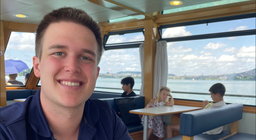
#> input picture FinalCode/result_images/image.png, 256 x 140 px, shrunk from 1076 x 587 before the run, given in place of 43.png, which was not available
$ python canny_edge_detector.py
#> lines starting #> are read from the running program, lines starting #| are printed output that depends on the picture; pictures that were not available may be replaced by others from this repository, and a replacement may not be noted
### FinalCode/convolve.py
from PIL import Image
import random
import math


class Convolve:
    def __init__(self):
        pass
    # [51 lines left out: functions convolve_2d, box, not called in this run]

    def gauss_1d(self, sigma):
        """Creates a 1D Gaussian filter based on sigma."""
        width = int(5 * sigma) | 1  # Ensure odd width
        half = width // 2

        filter_1d = [math.exp(- (x ** 2) / (2 * sigma ** 2)) for x in range(-half, half + 1)]

        # Normalize filter
        total = sum(filter_1d)
        for i in range(len(filter_1d)):
            filter_1d[i] /= total
        return filter_1d

    def convolve_horizontal(self, image, filter_1d):
        """Applies 1D convolution horizontally."""
        pixels = image.load()
        w, h = image.size
        half = len(filter_1d) // 2
        output = Image.new("L", (w, h))
        output_pixels = output.load()

        for i in range(h):
            for j in range(w):
                sum_value = 0
                for k in range(-half, half + 1):
                    idx = j + k
                    idx = max(0, min(w - 1, idx))  # Mirror edges
                    sum_value += pixels[idx, i] * filter_1d[k + half]
                output_pixels[j, i] = int(sum_value)

        return output

    def convolve_vertical(self, image, filter_1d):
        """Applies 1D convolution vertically."""
        pixels = image.load()
        w, h = image.size
        half = len(filter_1d) // 2
        output = Image.new("L", (w, h))
        output_pixels = output.load()

        for i in range(h):
            for j in range(w):
                sum_value = 0
                for k in range(-half, half + 1):
                    idx = i + k
                    idx = max(0, min(h - 1, idx))  # Mirror edges
                    sum_value += pixels[j, idx] * filter_1d[k + half]
                output_pixels[j, i] = int(sum_value)

        return output


### FinalCode/sobel.py
import numpy as np
from PIL import Image
from convolve import Convolve


class Sobel:
    # Initialize global variables

    def __init__(self, image):
        """
        Initializes the Sobel class with the image path.

        Parameters:
            image_path (str): Path to the input image.
        """
        # Load image
        self.image = image.convert("L")  # Convert to grayscale
        # Convert image to numpy array
        self.i_x = Image.new(mode="F", size=self.image.size)
        self.i_y = Image.new(mode="F", size=self.image.size)
        self.edge_orientation_image = Image.new(mode="HSV", size=self.image.size, color=(0, 0, 0))
        self.edge_orientation_array = np.zeros((self.image.size[1], self.image.size[0]), dtype=np.float32)
        self.edge_strength_image = Image.new(mode="L", size=self.image.size)
        self.cartoon_image = Image.new(mode="L", size=self.image.size)


    def Sobel(self, image):
        """
        Applies the Sobel operator to an image to detect edges.

        Parameters:
            image (numpy.ndarray): Input image.

        Returns:
            numpy.ndarray: Image with Sobel operator applied.
        """
        # Convert to grayscale
        image = image.convert("L")
        # Create Convolve object
        convolve_obj = Convolve()

        # Define Sobel kernels
        sobel_x_vertical = sobel_y_horizontal = np.array([3, 10, 3])
        sobel_x_horizontal = sobel_y_vertical = np.array([-1, 0, 1])

        # Convolve with Sobel kernels
        i_x = convolve_obj.convolve_horizontal(image, sobel_x_horizontal)
        i_x = convolve_obj.convolve_vertical(i_x, sobel_x_vertical)

        i_y = convolve_obj.convolve_vertical(image, sobel_y_vertical)
        i_y = convolve_obj.convolve_horizontal(i_y, sobel_y_horizontal)

        # Convert to Image objects
        self.i_x = i_x
        self.i_y = i_y
        self.edge_strength_image = self.create_edge_strength_image(image, i_x, i_y)
        self.edge_orientation_image, self.edge_orientation_array = self.create_edge_orientation_image(image, i_x, i_y)
        return self.combine_images(image, i_x, i_y)

    def combine_images(self, image, i_x, i_y):
        #Merge the two images
        image_combined = Image.new(mode="F", size=image.size)
        for v in range(image_combined.size[1]):
            for u in range(image_combined.size[0]):
                # Get pixel values from both images
                pixel_x = i_x.getpixel((u, v))
                pixel_y = i_y.getpixel((u, v))

                # Set pixel value in combined image
                image_combined.putpixel((u, v), (pixel_x + pixel_y) / 2)
        return image_combined

    def create_edge_orientation_image(self, image, i_x, i_y):
         # Calculate magnitude of gradients
        edge_orientation_image = Image.new(mode="HSV", size=image.size)
        edge_orientation_array = np.zeros((image.size[1], image.size[0]), dtype=np.float32)
        for v in range(edge_orientation_image.size[1]):
            for u in range(edge_orientation_image.size[0]):
                # Get pixel values from both images
                pixel_x = i_x.getpixel((u, v))
                pixel_y = i_y.getpixel((u, v))

                # Calculate orientation of gradients
                if pixel_x == 0:
                    orientation = 0
                else:
                    orientation = np.arctan(pixel_y / pixel_x)
                # Convert orientation to degrees
                orientation = np.degrees(orientation) % 360
                # Normalize orientation to range [0, 255]
                orientation = int(orientation / 360 * 255)
                # Set pixel value in edge orientation image
                edge_orientation_image.putpixel((u, v), (int(orientation), 100, 100))
                edge_orientation_array[v, u] = int(orientation)  # Set pixel value in edge orientation image
        return edge_orientation_image, edge_orientation_array

    def create_edge_strength_image(self, image, i_x, i_y):
        #Create Edge Strength Image
        edge_strength_image = Image.new(mode="L", size=image.size)
        # Calculate magnitude of gradients
        for v in range(edge_strength_image.size[1]):
            for u in range(edge_strength_image.size[0]):
                # Get pixel values from both images
                pixel_x = i_x.getpixel((u, v))
                pixel_y = i_y.getpixel((u, v))

                # Calculate magnitude of gradients
                magnitude = np.sqrt(pixel_x**2 + pixel_y**2)
                # Normalize magnitude to range [0, 255]
                magnitude = int(magnitude / np.sqrt(255**2 + 255**2) * 255)
                # Set pixel value in edge strength image
                edge_strength_image.putpixel((u, v), magnitude)
        return edge_strength_image

    def get_i_x(self):
        return self.i_x

    def get_i_y(self):
        return self.i_y

    def get_edge_strength(self):
        self.edge_strength_image.show()
        return self.edge_strength_image

    def get_edge_orientation(self):
        return self.edge_orientation_array

    def get_edge_orientation_image(self):
        return self.edge_orientation_image

# [8 lines left out: function main, not called in this run]

        # [19 lines of commented-out code are left out]

# [2 lines that do not run on import are left out]

### FinalCode/canny_edge_detector.py
import numpy as np
from PIL import Image
from sobel import Sobel
from convolve import Convolve

class Canny:
    def __init__(self, image, low_threshold=0.1, high_threshold=0.7):
        img = image.convert("L")  # Ensure grayscale
        img = self.gauss_convolve(img, sigma=1.0)  # Apply Gaussian filter

        sobel_obj = Sobel(img)
        sobel_obj.Sobel(img)


        self.image = np.array(img, dtype=np.float32)
        self.width, self.height = img.size
        self.low_threshold = low_threshold
        self.high_threshold = high_threshold

        self.edge_strength = np.array(sobel_obj.get_edge_strength(), dtype=np.float32)
        self.edge_direction = np.array(sobel_obj.get_edge_orientation(), dtype=np.float32)


        # [9 lines of commented-out code are left out]
        self.nms_image = self.non_max_suppression()
        self.double_threshold_array, self.weak, self.strong = self.double_threshold(self.nms_image, self.low_threshold, self.high_threshold)
        self.canny_image = self.hysteresis(self.double_threshold_array, self.weak, self.strong)

    def gauss_convolve(self, image, sigma=1.0):
        convolve_obj = Convolve()

        #img.show()
        gauss_filter = convolve_obj.gauss_1d(sigma)  # Apply Gaussian filter
        image = convolve_obj.convolve_horizontal(image, gauss_filter)
        image = convolve_obj.convolve_vertical(image, gauss_filter)
        return image

    def non_max_suppression(self):
        # Initializing variables D is the gradient direction image, Z is the non-max suppression array
        # and img is the edge strength image
        N, M = self.edge_strength.shape
        D = self.edge_direction.copy()
        Z = np.zeros((N,M), dtype=np.float32)
        strength = self.edge_strength.copy()

        # Calculate the gradient direction from the edge strength image into degrees
        # For each pixel in the image, calculate the gradient direction and store it in D
        D = D * 180 / np.pi
        D = np.where(D < 0, D + 180, D)  # Ensure all angles are positive

        # [12 lines of commented-out code are left out]
        for j in range(1,M-1):
            for i in range(1,N-1):
                try:
                    q = 255
                    r = 255
                    angle = D[i,j]  # Get the gradient direction
                    magnitude = strength[i,j]  # Get the edge strength
                    #angle 0
                    if (0 <= angle < 22.5) or (157.5 <= angle <= 180):
                        q = strength[i,j+1]
                        r = strength[i,j-1]
                    #angle 45
                    elif (22.5 <= angle < 67.5):
                        q = strength[i+1,j-1]
                        r = strength[i-1,j+1]
                    #angle 90
                    elif (67.5 <= angle < 112.5):
                        q = strength[i+1,j]
                        r = strength[i-1,j]
                    #angle 135
                    elif (112.5 <= angle < 157.5):
                        q = strength[i-1,j-1]
                        r = strength[i+1,j+1]

                    if (magnitude >= q) and (magnitude >= r):
                        Z[i,j] = magnitude
                    else:
                        Z[i,j] = 0

                except IndexError as e:
                    pass

        return Z

    def double_threshold(self, nms_array, lowThresholdRatio=0.1, highThresholdRatio=0.5):
        # Initialize the thresholds, nms_array is the non-max suppression array
        # lowThresholdRatio and highThresholdRatio are the ratios of the maximum value in the nms_array
        # res is the double threshold array
        highThreshold = nms_array.max() * highThresholdRatio
        #print("highThreshold: ", highThreshold)
        lowThreshold = highThreshold * lowThresholdRatio

        # M, N = nms_array.shape
        # res = np.zeros((M,N), dtype=np.int32)

        # Set the strong and weak pixel values
        weak = 25
        strong = 255

        res = np.where(nms_array >= highThreshold, strong, 0)  # Set strong pixels
        res = np.where((nms_array < highThreshold) & (nms_array >= lowThreshold), weak, res)  # Set weak pixels

        # [16 lines of commented-out code are left out]

        return (res, weak, strong)

    def hysteresis(self, res, weak, strong=255):
        # Initialize the hysteresis function, res is the double threshold array
        # weak and strong are the pixel values for weak and strong pixels
        N, M = res.shape
        img = Image.new("L", (M, N), 0)

        # Loop through the image and set the pixel values based on the weak and strong pixels
        # The weak pixels are set to 255 if they are connected to a strong pixel (8-connectivity)
        # Otherwise, they are set to 0
        for i in range(1, N-1):
            for j in range(1, M-1):
                if (res[i][j] == weak):
                    try:
                        if ((res[i+1][j-1] == strong) or (res[i+1][j] == strong) or (res[i+1][j+1] == strong)
                            or (res[i][j-1] == strong) or (res[i][j+1] == strong)
                            or (res[i-1][j-1] == strong) or (res[i-1][j] == strong) or (res[i-1][j+1] == strong)):
                            img.putpixel((j, i), strong)
                            res[i][j] = strong
                        else:
                            img.putpixel((j, i), 0)
                    except IndexError as e:
                        pass
                elif (res[i][j] == strong):
                    img.putpixel((j, i), 255)
        return img
    def get_canny_image(self):
        return self.canny_image

if __name__ == "__main__":
    image_path = "flower_frames\\43.png"
    im = Image.open(image_path).convert('L')
    canny = Canny(im)
#> in convolve_horizontal, `output = Image.new("L", (w, h))`: output: PIL image 256x140 L; every value is 0
#> in __init__, `self.i_x = Image.new(mode="F", size=self.image.size)`: self.i_x: PIL image 256x140 F; every value is 0
#> in __init__, `self.edge_orientation_image = Image.new(mode="HSV", size=self.image.si..`: self.edge_orientation_image: PIL image 256x140 HSV; every value is 0
#> after the loop in create_edge_strength_image, `for v in range(edge_strength_image.size[1]):`:
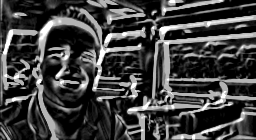
#> edge_strength_image: PIL image 256x140 L; min 0, max 255, mean 65.2
#> after the loop in create_edge_orientation_image, `for v in range(edge_orientation_image.size[1]):`:
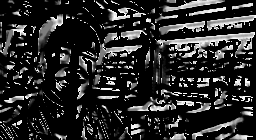
#> edge_orientation_array: shape (140, 256) float32; min 0, max 63, mean 10.7; drawn with min black and max white
#> after the loop in create_edge_orientation_image, `for v in range(edge_orientation_image.size[1]):`: edge_orientation_image: PIL image 256x140 HSV; mean H, S, V 10.7, 100, 100
#> after the loop in combine_images, `for v in range(image_combined.size[1]):`:
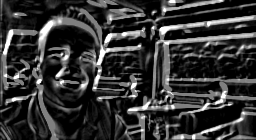
#> image_combined: PIL image 256x140 F; min 0, max 255, mean 52.9
#> after the loop in non_max_suppression, `for j in range(1,M-1):`:
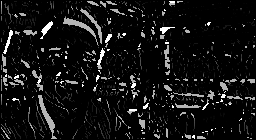
#> Z: shape (140, 256) float32; min 0, max 255, mean 19.4
#> in double_threshold, `highThreshold = nms_array.max() * highThresholdRatio`: highThreshold = 178.5
#> in double_threshold, `lowThreshold = highThreshold * lowThresholdRatio`: lowThreshold = 17.85
#> in double_threshold, `res = np.where(nms_array >= highThreshold, strong, 0)`: res: shape (140, 256) int64; 7.8% white in thin lines or dots
#> in double_threshold, `res = np.where((nms_array < highThreshold) & (nms_array >= lowThreshol..`:
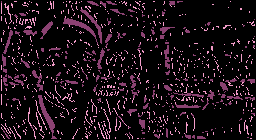
#> res: shape (140, 256) int64; 3 distinct labels, from 0 to 255; one colour per label, 0 black
#> in __init__, `self.double_threshold_array, self.weak, self.strong = self.double_thre..`: self.weak = 25; self.strong = 255
#> after the loop in hysteresis, `for i in range(1, N-1):`:
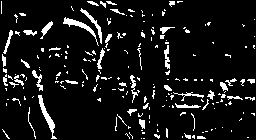
#> img: PIL image 256x140 L; 8.6% white in thin lines or dots
#> after the loop in hysteresis, `for i in range(1, N-1):`:
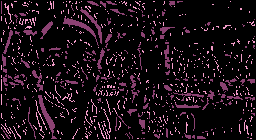
#> res: shape (140, 256) int64; 3 distinct labels, from 0 to 255; one colour per label, 0 black
    edges = canny.get_canny_image()
    edges.save("result_images\\canny_edge.png")
